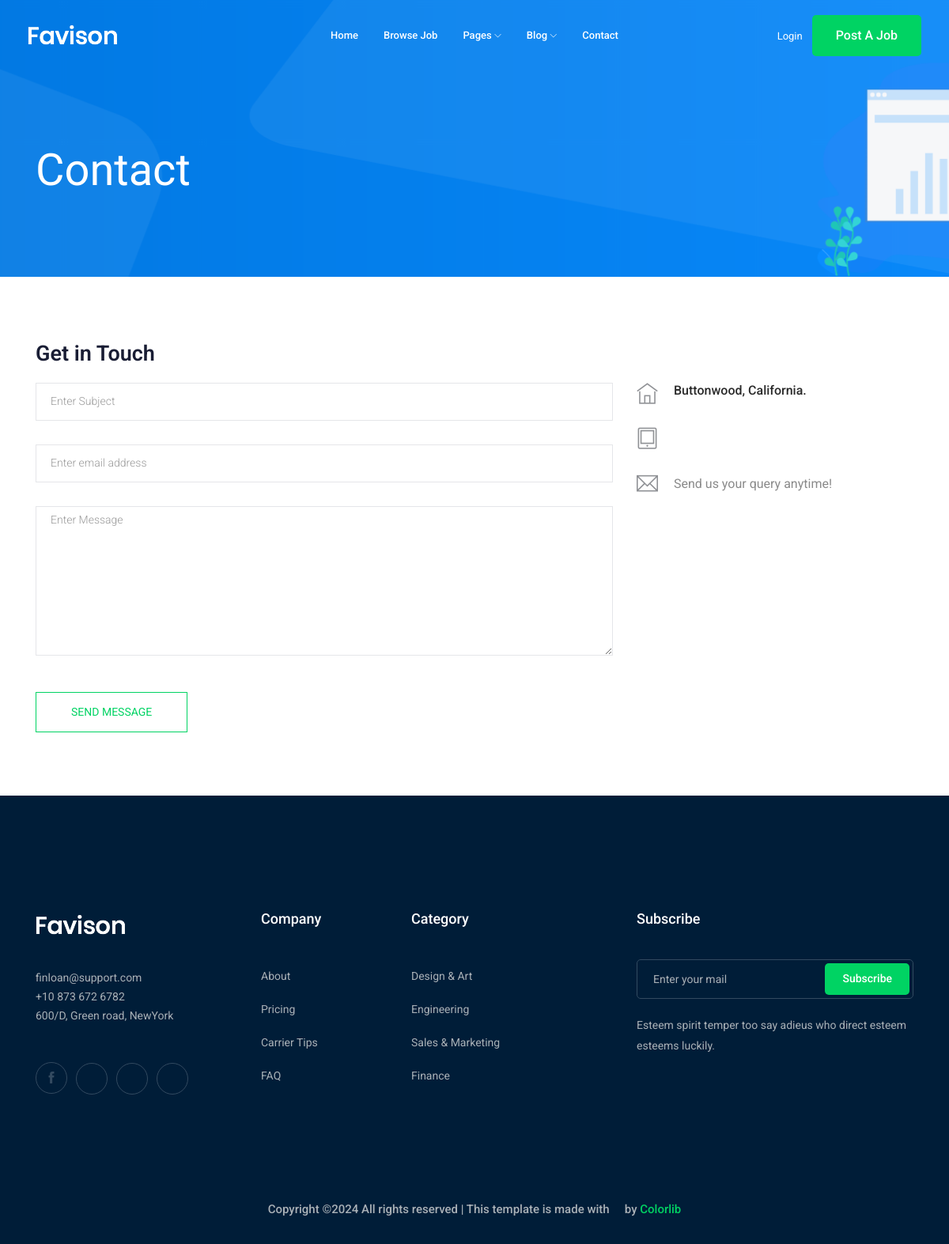
The app's page /contact/, older data.
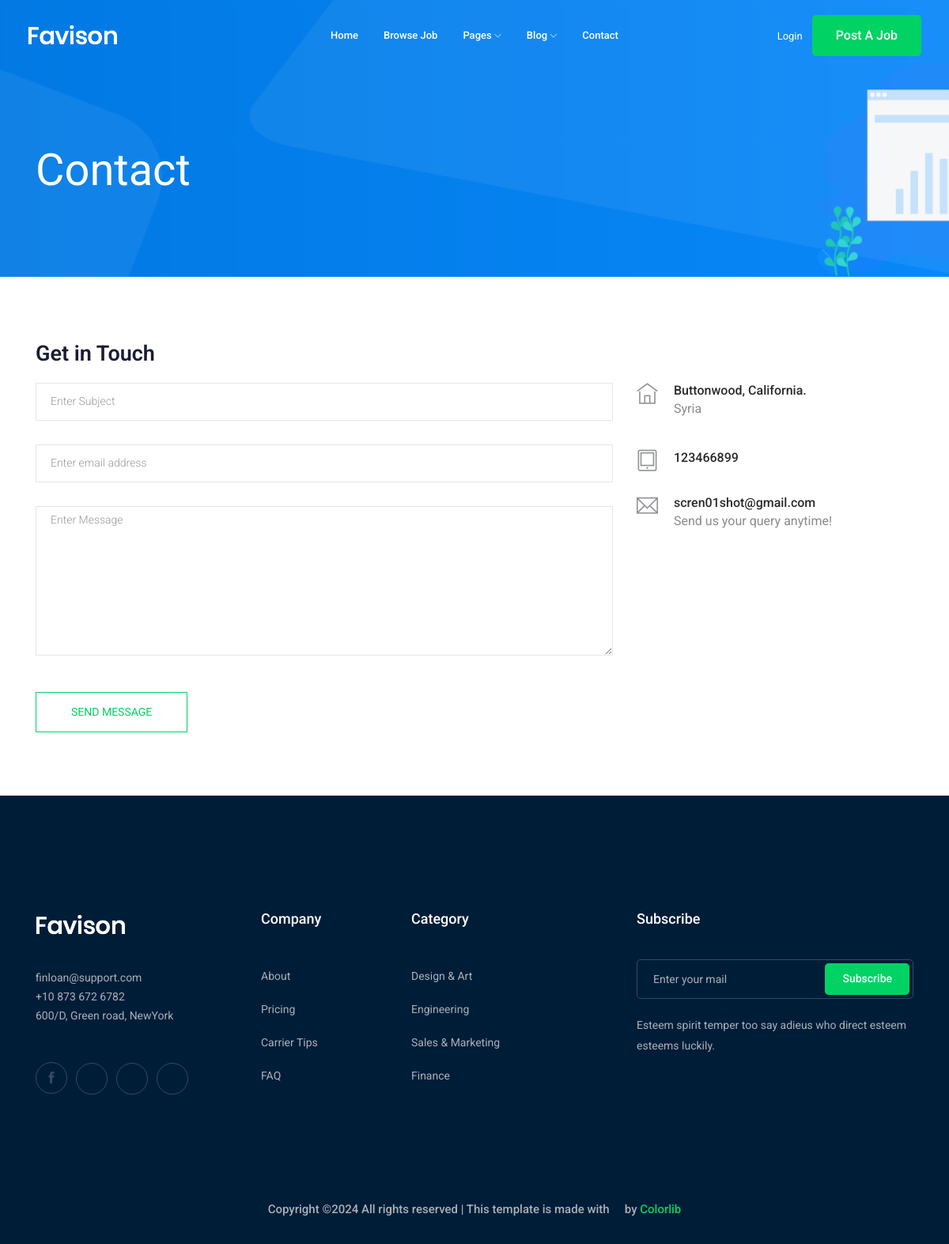
The same page, newer data.
### contact/models.py (models this page shows, shortened)
class Info(models.Model):
    place = models.CharField(max_length=50)
    mobile=models.IntegerField()
    email=models.EmailField(max_length=50)

### contact/views.py (the view, shortened to what this page needs)
# urls.py: path('',views.send_message,name='contact'),
def send_message(request):
    myContact=Info.objects.first()
    return render(request,'contact/contact.html',{'myContact':myContact})

### contact/templates/contact/contact.html (shortened to what this page needs)
{% extends 'base.html' %}
{% block body %}
<div class="bradcam_area bradcam_bg_1">
    <div class="container">
        <div class="row">
            <div class="col-xl-12">
                <div class="bradcam_text">
                    <h3>contact</h3>
                </div>
            </div>
        </div>
    </div>
</div>
<section class="contact-section section_padding">
<div class="container">
  <div class="row">
    <div class="col-12">
      <h2 class="contact-title">Get in Touch</h2>
    </div>
    <div class="col-lg-8">
      <form class="form-contact contact_form" method="post">
        <div class="row">
          <div class="col-12">
            <div class="form-group">
              <input class="form-control" name="subject" id="subject" type="text" onfocus="this.placeholder = ''" onblur="this.placeholder = 'Enter Subject'" placeholder = 'Enter Subject'>
            </div>
          </div>
          <div class="col-sm-12">
            <div class="form-group">
              <input class="form-control" name="email" id="email" type="email" onfocus="this.placeholder = ''" onblur="this.placeholder = 'Enter email address'" placeholder = 'Enter email address'>
            </div>
          </div>
          <div class="col-12">
            <div class="form-group">
                <textarea class="form-control w-100" name="message" id="message" cols="30" rows="9" onfocus="this.placeholder = ''" onblur="this.placeholder = 'Enter Message'" placeholder = 'Enter Message'></textarea>
            </div>
          </div>
        </div>
        <div class="form-group mt-3">
          <button type="submit" class="button button-contactForm btn_4 boxed-btn">Send Message</button>
        </div>
      </form>
    </div>
    <div class="col-lg-4">
      <div class="media contact-info">
        <span class="contact-info__icon"><i class="ti-home"></i></span>
        <div class="media-body">
          <h3>Buttonwood, California.</h3>
          <p>{{myContact.place}}</p>
        </div>
      </div>
      <div class="media contact-info">
        <span class="contact-info__icon"><i class="ti-tablet"></i></span>
        <div class="media-body">
          <h3>{{myContact.mobile}}</h3>
        </div>
      </div>
      <div class="media contact-info">
        <span class="contact-info__icon"><i class="ti-email"></i></span>
        <div class="media-body">
          <h3>{{myContact.email}}</h3>
          <p>Send us your query anytime!</p>
        </div>
      </div>
    </div>
  </div>
</div>
</section>
{% endblock body %}

Row changes from the older to the newer data that the page shows:
added Info: place "Syria", mobile "123466899", email "scren01shot@gmail.com"
